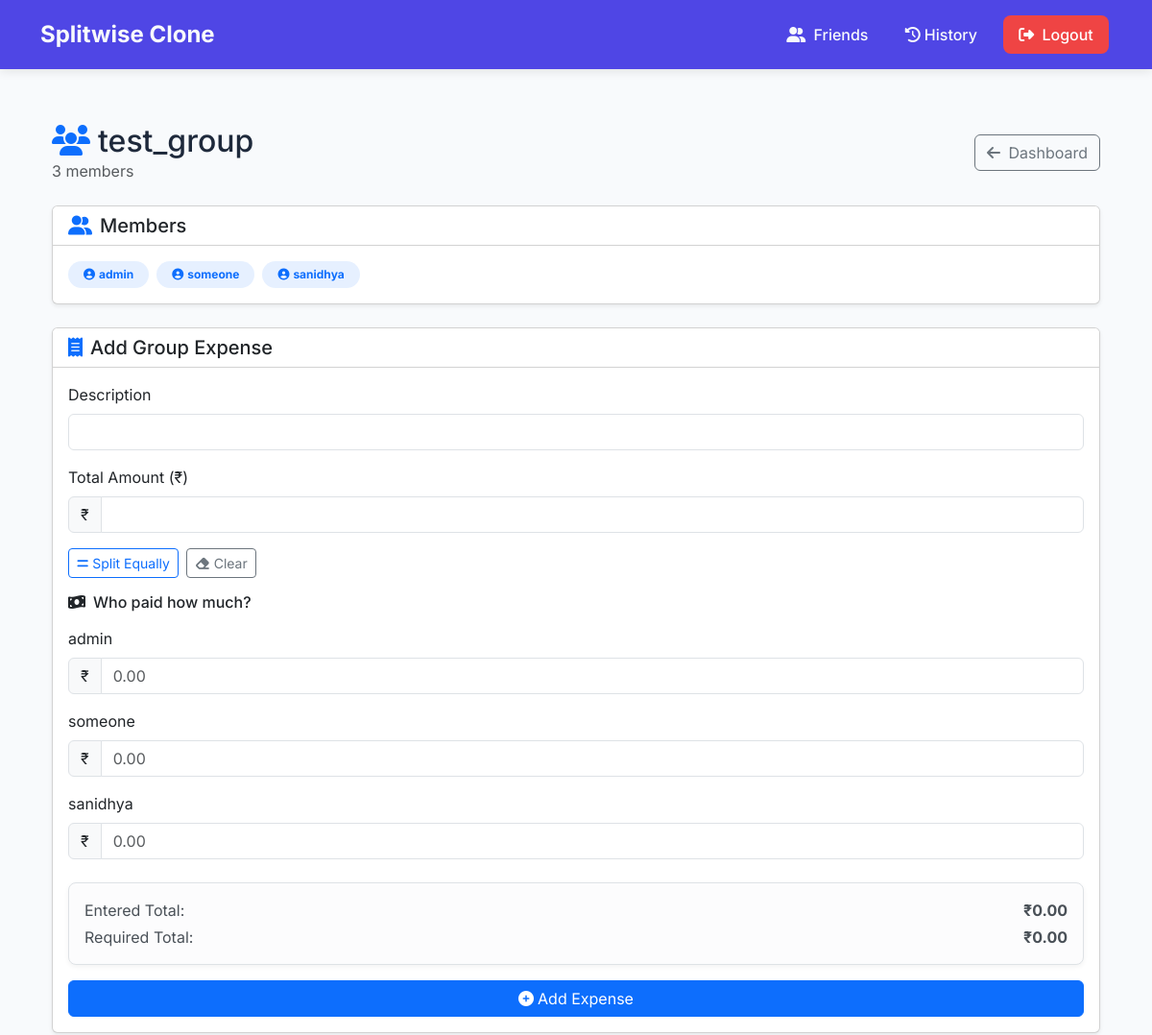
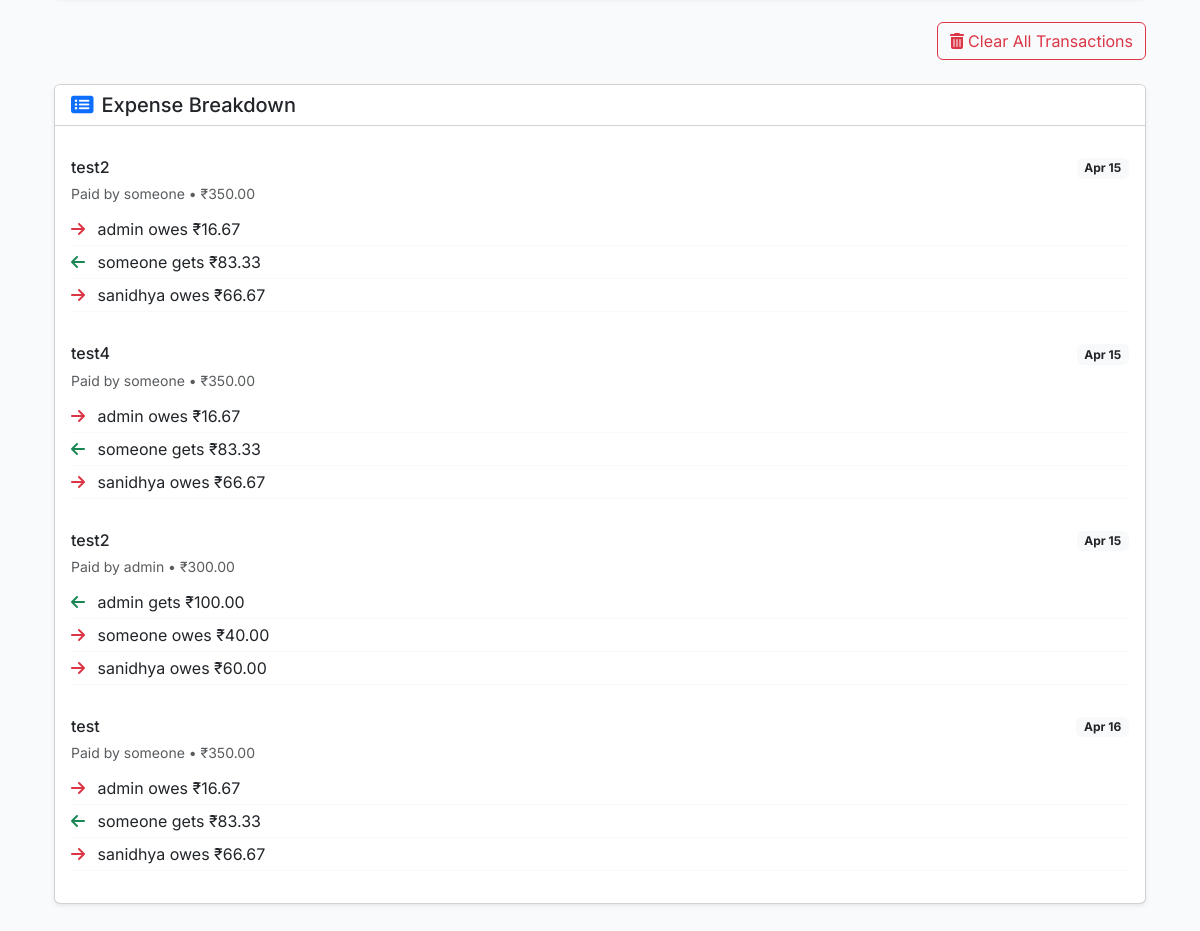
Page /group/3/ (signed in) on the committed database (2 pictures, top to bottom).
### core/models.py (models this page shows, shortened)
class FriendGroup(models.Model):
    name = models.CharField(max_length=255)
    members = models.ManyToManyField(User, related_name='friend_groups')
    created_at = models.DateTimeField(auto_now_add=True)

class Expense(models.Model):
    payer = models.ForeignKey(User, related_name='expenses_paid', on_delete=models.CASCADE)
    amount = models.DecimalField(max_digits=10, decimal_places=2)
    description = models.CharField(max_length=255)
    created_at = models.DateTimeField(auto_now_add=True)
    group = models.ForeignKey('FriendGroup',on_delete=models.CASCADE, null=True, blank=True)
    friends = models.ManyToManyField(User, related_name='expenses_shared')

class ExpenseShare(models.Model):
    expense = models.ForeignKey(Expense, related_name='shares', on_delete=models.CASCADE)
    user = models.ForeignKey(User, related_name='expense_shares', on_delete=models.CASCADE)
    amount = models.DecimalField(max_digits=10, decimal_places=2)
    settled = models.BooleanField(default=False)

### core/views.py (the view)
# urls.py: path("group/<int:group_id>/", group_detail, name="group_detail"),
@login_required
def group_detail(request, group_id):
    group = get_object_or_404(FriendGroup, id=group_id)
    if request.user not in group.members.all():
        messages.error(request, "You are not a member of this group.")
        return redirect("dashboard")
    splits = GroupSplit.objects.filter(group=group)
    print(f"Group: {group.name}, Split count: {splits.count()}")
    user_owes = splits.filter(from_user=request.user)
    user_is_owed = splits.filter(to_user=request.user)
    print(f"User owes count: {user_owes.count()}")
    print(f"User is owed count: {user_is_owed.count()}")
    group_expenses = Expense.objects.filter(group=group).prefetch_related('shares', 'payer')
    return render(request, 'group_detail.html', {
        'group': group,
        'splits': splits,
        'user_owes': user_owes,
        'user_is_owed': user_is_owed,
        'group_expenses': group_expenses,
    })

### core/templates/group_detail.html (shortened to what this page needs)
{% extends "base.html" %}
{% block content %}
<div class="container py-4">
    <div class="d-flex justify-content-between align-items-center mb-4">
        <div>
            <h2 class="mb-0">
                <i class="fas fa-users me-2 text-primary"></i>{{ group.name }}
            </h2>
            <p class="text-muted mb-0">{{ group.members.count }} members</p>
        </div>
        <a href="{% url 'dashboard' %}" class="btn btn-outline-secondary">
            <i class="fas fa-arrow-left me-1"></i> Dashboard
        </a>
    </div>
    <div class="card shadow-sm mb-4">
        <div class="card-header bg-white">
            <h5 class="mb-0">
                <i class="fas fa-user-friends me-2 text-primary"></i>Members
            </h5>
        </div>
        <div class="card-body">
            <div class="d-flex flex-wrap gap-2">
                {% for member in group.members.all %}
                    <span class="badge bg-primary bg-opacity-10 text-primary py-2 px-3 rounded-pill">
                        <i class="fas fa-user-circle me-1"></i>{{ member.username }}
                    </span>
                {% empty %}
                    <p class="text-muted mb-0">No members in this group</p>
                {% endfor %}
            </div>
        </div>
    </div>
    <div class="card shadow-sm mb-4">
        <div class="card-header bg-white">
            <h5 class="mb-0">
                <i class="fas fa-receipt me-2 text-primary"></i>Add Group Expense
            </h5>
        </div>
        <div class="card-body">
            <form method="POST" action="{% url 'add_group_expense' group.id %}" id="expenseForm">
                <div class="mb-3">
                    <label for="description" class="form-label">Description</label>
                    <input type="text" class="form-control" id="description" name="description" required>
                </div>
                <div class="mb-3">
                    <label for="amount" class="form-label">Total Amount (₹)</label>
                    <div class="input-group">
                        <span class="input-group-text">₹</span>
                        <input type="number" step="0.01" class="form-control" id="amount"
                               name="amount" required onchange="updateEqualSplit()">
                    </div>
                </div>
                <div class="mb-3 d-flex gap-2">
                    <button type="button" class="btn btn-outline-primary btn-sm" onclick="setEqualSplit()">
                        <i class="fas fa-equals me-1"></i>Split Equally
                    </button>
                    <button type="button" class="btn btn-outline-secondary btn-sm" onclick="clearPayments()">
                        <i class="fas fa-eraser me-1"></i>Clear
                    </button>
                </div>
                <h6 class="mb-3"><i class="fas fa-money-bill-wave me-2"></i>Who paid how much?</h6>
                <div id="contributionsSection" class="mb-4">
                    {% for member in group.members.all %}
                        <div class="mb-3">
                            <label class="form-label">{{ member.username }}</label>
                            <div class="input-group">
                                <span class="input-group-text">₹</span>
                                <input type="number" step="0.01" class="form-control payment-input"
                                       name="paid_{{ member.id }}" id="paid_{{ member.id }}"
                                       placeholder="0.00" onchange="updateTotal()">
                            </div>
                        </div>
                    {% endfor %}
                </div>
                <div class="alert alert-light border mb-3">
                    <div class="d-flex justify-content-between mb-1">
                        <span>Entered Total:</span>
                        <strong id="totalEntered">₹0.00</strong>
                    </div>
                    <div class="d-flex justify-content-between">
                        <span>Required Total:</span>
                        <strong id="requiredTotal">₹0.00</strong>
                    </div>
                </div>
                <button type="submit" class="btn btn-primary w-100" id="submitBtn">
                    <i class="fas fa-plus-circle me-1"></i>Add Expense
                </button>
            </form>
        </div>
    </div>
    <form method="POST" action="{% url 'clear_group_splits' group.id %}" class="text-end mb-4">
        <button type="submit" class="btn btn-outline-danger"
                onclick="return confirm('Are you sure you want to clear ALL transactions for this group?')">
            <i class="fas fa-trash-alt me-1"></i>Clear All Transactions
        </button>
    </form>
    <div class="card shadow-sm mb-4">
        <div class="card-header bg-white">
            <h5 class="mb-0">
                <i class="fas fa-list-alt me-2 text-primary"></i>Expense Breakdown
            </h5>
        </div>
        <div class="card-body">
            {% if group_expenses %}
                <div class="list-group">
                    {% for expense in group_expenses %}
                        <div class="list-group-item border-0 px-0 py-3">
                            <div class="d-flex justify-content-between align-items-start mb-2">
                                <div>
                                    <h6 class="mb-1">{{ expense.description }}</h6>
                                    <small class="text-muted">
                                        Paid by {{ expense.payer.username }} • ₹{{ expense.amount }}
                                    </small>
                                </div>
                                <span class="badge bg-light text-dark">
                                    {{ expense.created_at|date:"M d" }}
                                </span>
                            </div>
                            <div class="mt-2">
                                {% for share in expense.shares.all %}
                                    <div class="d-flex justify-content-between py-1 border-bottom border-light">
                                        <span>
                                            {% if share.amount < 0 %}
                                                <i class="fas fa-arrow-right text-danger me-2"></i>
                                                {{ share.user.username }} owes ₹{{ share.amount|floatformat:2|slice:"1:" }}
                                            {% elif share.amount > 0 %}
                                                <i class="fas fa-arrow-left text-success me-2"></i>
                                                {{ share.user.username }} gets ₹{{ share.amount|floatformat:2 }}
                                            {% else %}
                                                <i class="fas fa-check text-muted me-2"></i>
                                                {{ share.user.username }} settled
                                            {% endif %}
                                        </span>
                                    </div>
                                {% endfor %}
                            </div>
                        </div>
                    {% endfor %}
                </div>
            {% else %}
                <div class="text-center py-4">
                    <i class="fas fa-receipt text-muted fa-3x mb-3"></i>
                    <p class="text-muted">No expenses added yet</p>
                </div>
            {% endif %}
        </div>
    </div>
</div>
{% endblock %}

### core/templates/base.html (style rules this page uses)
:root { --primary-color: #4f46e5; --primary-hover: #4338ca; --danger-color: #ef4444; --danger-hover: #dc2626; --text-light: #f8fafc; --text-dark: #1e293b; --bg-light: #f8fafc; --border-radius: 8px; --transition: all 0.3s ease; }
body { font-family: 'Inter', sans-serif; background-color: var(--bg-light); color: var(--text-dark); min-height: 100vh; display: flex; flex-direction: column; }
.alert { border-radius: var(--border-radius); box-shadow: 0 2px 5px rgba(0, 0, 0, 0.05); }

### rows in the picture
FriendGroup: name "test_group", members.count "3"
Expense: description "test2", payer.username "someone", amount "350.00", created_at "Apr 15"
ExpenseShare: user.username "admin", amount "16.67"
ExpenseShare: user.username "someone", amount "83.33"
ExpenseShare: user.username "sanidhya", amount "66.67"
Expense: description "test4", payer.username "someone", amount "350.00", created_at "Apr 15"
ExpenseShare: user.username "admin", amount "16.67"
ExpenseShare: user.username "someone", amount "83.33"
ExpenseShare: user.username "sanidhya", amount "66.67"
Expense: description "test2", payer.username "admin", amount "300.00", created_at "Apr 15"
ExpenseShare: user.username "admin", amount "100.00"
ExpenseShare: user.username "someone", amount "40.00"
ExpenseShare: user.username "sanidhya", amount "60.00"
Expense: description "test", payer.username "someone", amount "350.00", created_at "Apr 16"
ExpenseShare: user.username "admin", amount "16.67"
ExpenseShare: user.username "someone", amount "83.33"
ExpenseShare: user.username "sanidhya", amount "66.67"

### other values in the picture
{{ member.username }} "admin"
{{ member.username }} "someone"
{{ member.username }} "sanidhya"
